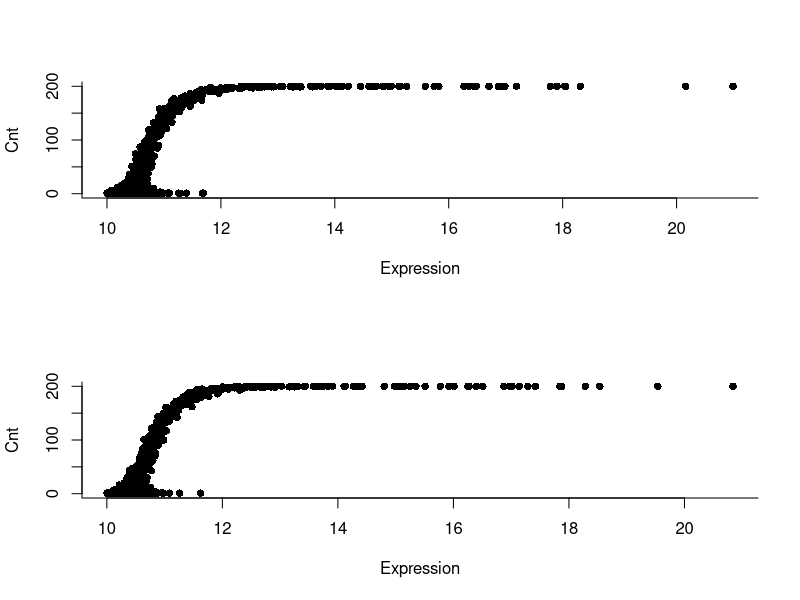

Generate this figure with R:
Ucs=2.5
Ucl=2.3
Ukeep=2.3

n_cs=200
n_cl=200

wHouse=0.6
csDriver=0.8
M=30000
m=2000

ProExp=array(0, dim=c(3, M))

for(i in 1:M) {
  isHouseKeep=runif(1)
  if (isHouseKeep < wHouse) {
    ProExp[1, i] = ProExp[2, i] = qchisq(runif(1, 0, 1), Ukeep)
    ProExp[3, i] = 3
  } else {
    Q=runif(1, 0, 1)
    ep1=qchisq(Q, Ucs)
    ep2=qchisq(Q, Ucl)
    if (runif(1, 0, 1) < csDriver) {
      ProExp[1, i] = ep1
      ProExp[2, i] = ep2
      ProExp[3, i] = 1
    } else {
      ProExp[1, i] = ep2
      ProExp[2, i] = ep1
      ProExp[3, i] = 2
    }
  }
}

ExpCS=matrix(0, n_cs, M)
ExpCL=matrix(0, n_cl, M)
for(i in 1:n_cs) {
  ExpCS[i,] = rnorm(M, ProExp[1,], 1)
  idx=which(ExpCS[i,] < 10)
  ExpCS[i,idx] = 0
}

for(i in 1:n_cl) {
  ExpCL[i,] = rnorm(M, ProExp[2,], 1)
  idx=which(ExpCL[i,] < 10)
  ExpCL[i,idx] = 0
}

Pmat=rbind(ExpCS, ExpCL)
idx=which(colMeans(Pmat) != 0)
PmatFinal=Pmat[,idx]
od=order(colMeans(PmatFinal))
PmatFinal=PmatFinal[,od]

ProSum=array(0, dim=c(4, ncol(PmatFinal)))
for(i in 1:ncol(ProSum)) {
  ProSum[1,i] = mean(PmatFinal[which(PmatFinal[1:n_cs, i]!=0), i])
  ProSum[2,i] = length(which(PmatFinal[1:n_cs,i]!=0))
  ProSum[3,i] = mean(PmatFinal[n_cs+which(PmatFinal[(1+n_cs):(n_cs+n_cl),i]!=0), i])
  ProSum[4,i] = length(which(PmatFinal[(1+n_cs):(n_cs+n_cl),i]!=0))
}
layout(matrix(1:2, 2, 1))
plot(ProSum[1,], ProSum[2,], pch=16, xlab="Expression", ylab="Cnt", bty="L")
plot(ProSum[3,], ProSum[4,], pch=16, xlab="Expression", ylab="Cnt", bty="L")
